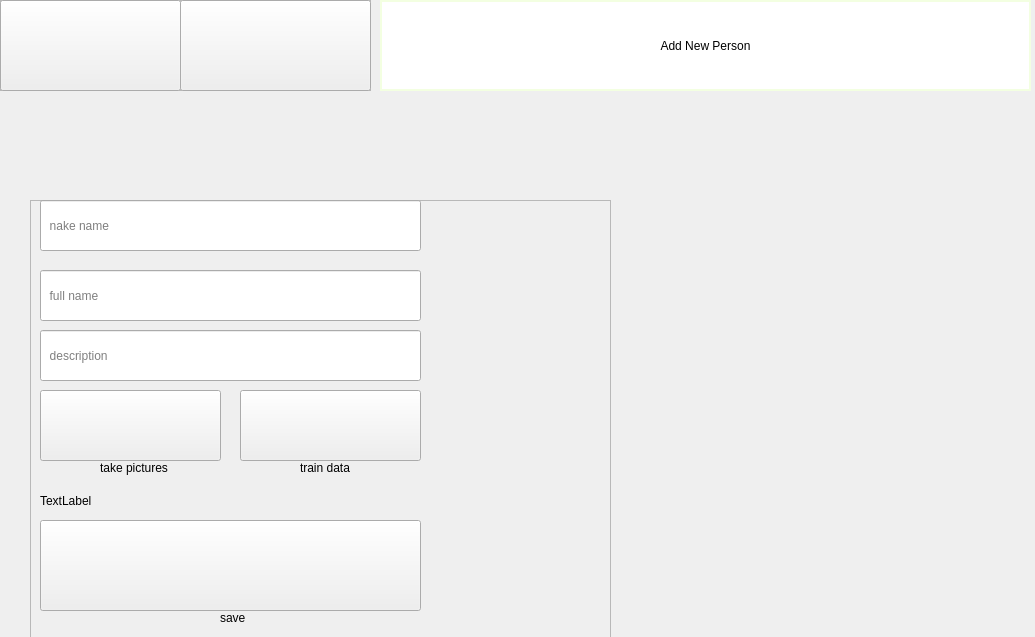
<?xml version="1.0" encoding="UTF-8"?>
<ui version="4.0">
 <class>Dialog</class>
 <widget class="QDialog" name="Dialog">
  <property name="geometry">
   <rect>
    <x>0</x>
    <y>0</y>
    <width>1035</width>
    <height>637</height>
   </rect>
  </property>
  <property name="windowTitle">
   <string>add</string>
  </property>
  <widget class="QFrame" name="frame">
   <property name="geometry">
    <rect>
     <x>30</x>
     <y>200</y>
     <width>581</width>
     <height>601</height>
    </rect>
   </property>
   <property name="frameShape">
    <enum>QFrame::StyledPanel</enum>
   </property>
   <property name="frameShadow">
    <enum>QFrame::Raised</enum>
   </property>
   <widget class="QLineEdit" name="nakename">
    <property name="geometry">
     <rect>
      <x>10</x>
      <y>0</y>
      <width>381</width>
      <height>51</height>
     </rect>
    </property>
    <property name="placeholderText">
     <string>  nake name</string>
    </property>
   </widget>
   <widget class="QLineEdit" name="name">
    <property name="geometry">
     <rect>
      <x>10</x>
      <y>70</y>
      <width>381</width>
      <height>51</height>
     </rect>
    </property>
    <property name="placeholderText">
     <string>  full name</string>
    </property>
   </widget>
   <widget class="QPushButton" name="takePicer">
    <property name="geometry">
     <rect>
      <x>10</x>
      <y>190</y>
      <width>181</width>
      <height>71</height>
     </rect>
    </property>
    <property name="text">
     <string/>
    </property>
    <property name="icon">
     <iconset>
      <normaloff>assets/camera.png</normaloff>assets/camera.png</iconset>
    </property>
    <property name="iconSize">
     <size>
      <width>70</width>
      <height>70</height>
     </size>
    </property>
    <property name="autoDefault">
     <bool>false</bool>
    </property>
   </widget>
   <widget class="QPushButton" name="train">
    <property name="geometry">
     <rect>
      <x>210</x>
      <y>190</y>
      <width>181</width>
      <height>71</height>
     </rect>
    </property>
    <property name="text">
     <string/>
    </property>
    <property name="icon">
     <iconset>
      <normaloff>assets/process.png</normaloff>assets/process.png</iconset>
    </property>
    <property name="iconSize">
     <size>
      <width>70</width>
      <height>70</height>
     </size>
    </property>
    <property name="autoDefault">
     <bool>false</bool>
    </property>
   </widget>
   <widget class="QPushButton" name="save">
    <property name="geometry">
     <rect>
      <x>10</x>
      <y>320</y>
      <width>381</width>
      <height>91</height>
     </rect>
    </property>
    <property name="text">
     <string/>
    </property>
    <property name="icon">
     <iconset>
      <normaloff>assets/save.png</normaloff>assets/save.png</iconset>
    </property>
    <property name="iconSize">
     <size>
      <width>70</width>
      <height>70</height>
     </size>
    </property>
    <property name="autoDefault">
     <bool>false</bool>
    </property>
   </widget>
   <widget class="QLineEdit" name="description">
    <property name="geometry">
     <rect>
      <x>10</x>
      <y>130</y>
      <width>381</width>
      <height>51</height>
     </rect>
    </property>
    <property name="placeholderText">
     <string>  description</string>
    </property>
   </widget>
   <widget class="QLabel" name="message">
    <property name="geometry">
     <rect>
      <x>10</x>
      <y>270</y>
      <width>371</width>
      <height>61</height>
     </rect>
    </property>
    <property name="styleSheet">
     <string notr="true">font: 75 12pt &quot;MS Shell Dlg 2&quot;;</string>
    </property>
    <property name="text">
     <string>TextLabel</string>
    </property>
   </widget>
   <widget class="QLabel" name="label">
    <property name="geometry">
     <rect>
      <x>70</x>
      <y>260</y>
      <width>81</width>
      <height>16</height>
     </rect>
    </property>
    <property name="text">
     <string>take pictures</string>
    </property>
   </widget>
   <widget class="QLabel" name="label_4">
    <property name="geometry">
     <rect>
      <x>270</x>
      <y>260</y>
      <width>81</width>
      <height>16</height>
     </rect>
    </property>
    <property name="text">
     <string>train data</string>
    </property>
   </widget>
   <widget class="QLabel" name="label_5">
    <property name="geometry">
     <rect>
      <x>190</x>
      <y>410</y>
      <width>31</width>
      <height>16</height>
     </rect>
    </property>
    <property name="text">
     <string>save</string>
    </property>
   </widget>
  </widget>
  <widget class="QLabel" name="label_2">
   <property name="geometry">
    <rect>
     <x>620</x>
     <y>190</y>
     <width>411</width>
     <height>431</height>
    </rect>
   </property>
   <property name="text">
    <string/>
   </property>
   <property name="pixmap">
    <pixmap>assets/theafe.png</pixmap>
   </property>
   <property name="scaledContents">
    <bool>true</bool>
   </property>
  </widget>
  <widget class="QLabel" name="label_3">
   <property name="geometry">
    <rect>
     <x>380</x>
     <y>0</y>
     <width>651</width>
     <height>91</height>
    </rect>
   </property>
   <property name="autoFillBackground">
    <bool>false</bool>
   </property>
   <property name="styleSheet">
    <string notr="true">font: 75 14pt &quot;MS Shell Dlg 2&quot;;
background-color: rgb(255, 255, 255);

border:2px solid rgb(243, 255, 225)</string>
   </property>
   <property name="text">
    <string>Add New Person</string>
   </property>
   <property name="alignment">
    <set>Qt::AlignCenter</set>
   </property>
  </widget>
  <widget class="QFrame" name="frame_2">
   <property name="geometry">
    <rect>
     <x>0</x>
     <y>0</y>
     <width>371</width>
     <height>91</height>
    </rect>
   </property>
   <property name="frameShape">
    <enum>QFrame::StyledPanel</enum>
   </property>
   <property name="frameShadow">
    <enum>QFrame::Raised</enum>
   </property>
   <widget class="QPushButton" name="listScr">
    <property name="enabled">
     <bool>true</bool>
    </property>
    <property name="geometry">
     <rect>
      <x>180</x>
      <y>0</y>
      <width>191</width>
      <height>91</height>
     </rect>
    </property>
    <property name="autoFillBackground">
     <bool>false</bool>
    </property>
    <property name="styleSheet">
     <string notr="true"/>
    </property>
    <property name="text">
     <string/>
    </property>
    <property name="icon">
     <iconset>
      <normaloff>assets/kayit2.png</normaloff>assets/kayit2.png</iconset>
    </property>
    <property name="iconSize">
     <size>
      <width>70</width>
      <height>70</height>
     </size>
    </property>
    <property name="autoDefault">
     <bool>false</bool>
    </property>
   </widget>
   <widget class="QPushButton" name="home">
    <property name="geometry">
     <rect>
      <x>0</x>
      <y>0</y>
      <width>181</width>
      <height>91</height>
     </rect>
    </property>
    <property name="autoFillBackground">
     <bool>false</bool>
    </property>
    <property name="text">
     <string/>
    </property>
    <property name="icon">
     <iconset>
      <normaloff>assets/home.png</normaloff>assets/home.png</iconset>
    </property>
    <property name="iconSize">
     <size>
      <width>70</width>
      <height>70</height>
     </size>
    </property>
    <property name="autoDefault">
     <bool>false</bool>
    </property>
   </widget>
  </widget>
 </widget>
 <resources/>
 <connections/>
</ui>
